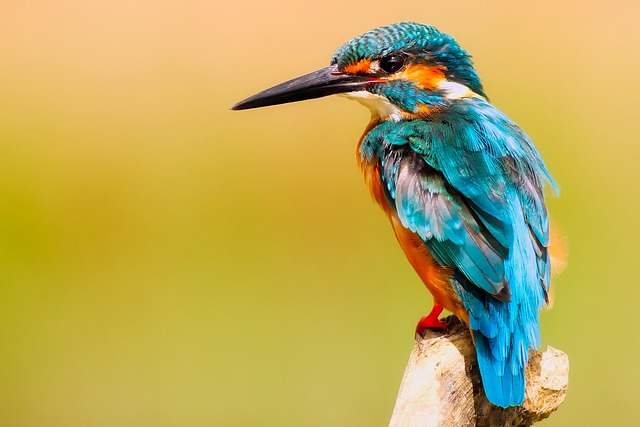
#> input picture data/bird.jpg, 640 x 427 px, found by its file name
$ python global_threshold.py
#> lines starting #> are read from the running program, lines starting #| are printed output that depends on the picture; after the words box and inside, x2 and y2 are one past the last pixel; in counts of white or black regions, pixels touching at a corner belong together
import os
import cv2

img=cv2.imread(os.path.join('.','data','bird.jpg'))
#> img is the input picture: shape (427, 640, 3); mean B, G, R 89.7, 171.4, 188.7
img_gray=cv2.cvtColor(img, cv2.COLOR_BGR2GRAY)
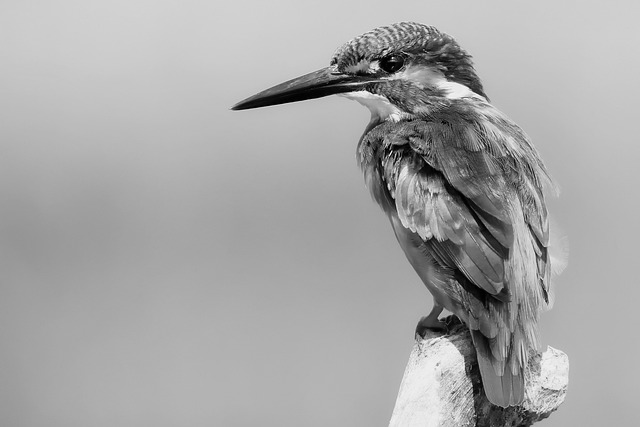
#> img_gray: shape (427, 640); min 0, max 251, mean 167.2


ret,thresh=cv2.threshold(img_gray,80,255, cv2.THRESH_BINARY)
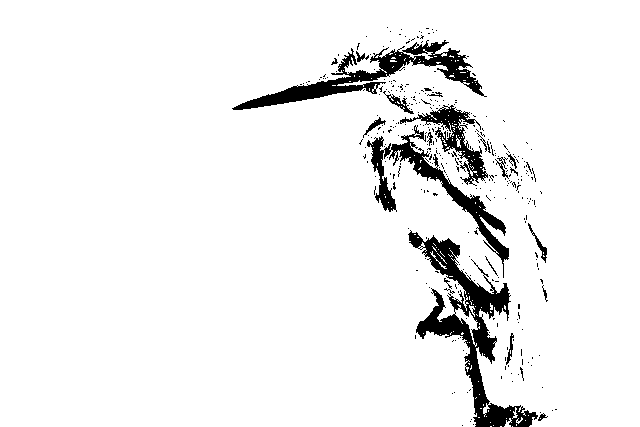
#> thresh: shape (427, 640); 93.9% white; 332 black regions (311 under 20 px), largest, box (x1, y1, x2, y2) and area: (408, 230, 538, 427) 5939, (232, 40, 487, 110) 4002, (367, 125, 509, 278) 3130
blurred_img=cv2.blur(thresh,(9,9))
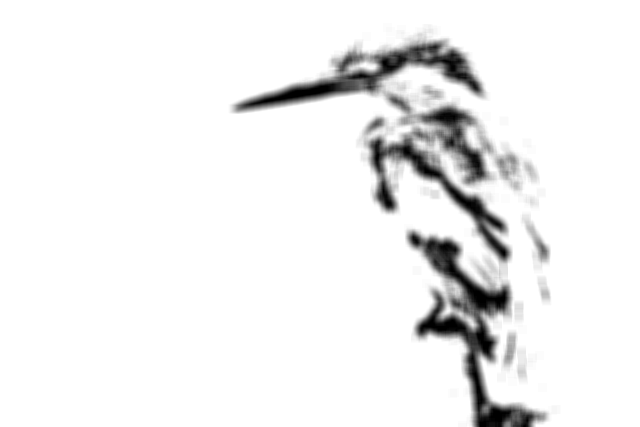
#> blurred_img: shape (427, 640); min 0, max 255, mean 239.6
ret,thresh_2=cv2.threshold(blurred_img,80,255, cv2.THRESH_BINARY)
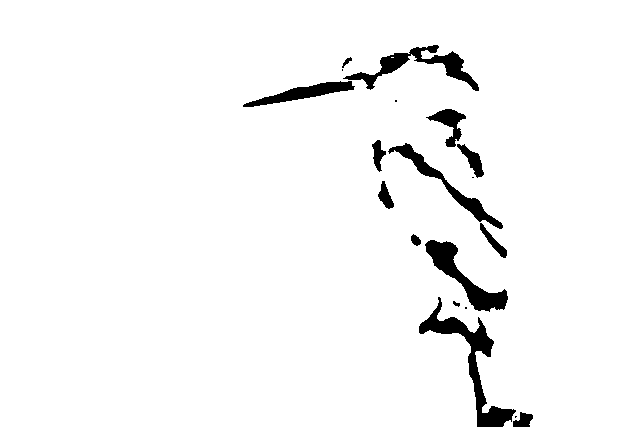
#> thresh_2: shape (427, 640); 96.4% white; 19 black regions (5 under 20 px), largest, box (x1, y1, x2, y2) and area: (419, 297, 516, 427) 2375, (425, 240, 508, 312) 1704, (343, 45, 479, 91) 1592


cv2.imshow('img_gray',img_gray)
cv2.imshow('img',img)
cv2.imshow('thresh',thresh)
cv2.imshow('thresh_2',thresh_2)
cv2.waitKey(0)

$ run again, with data/handwritting.jpg copied over data/bird.jpg
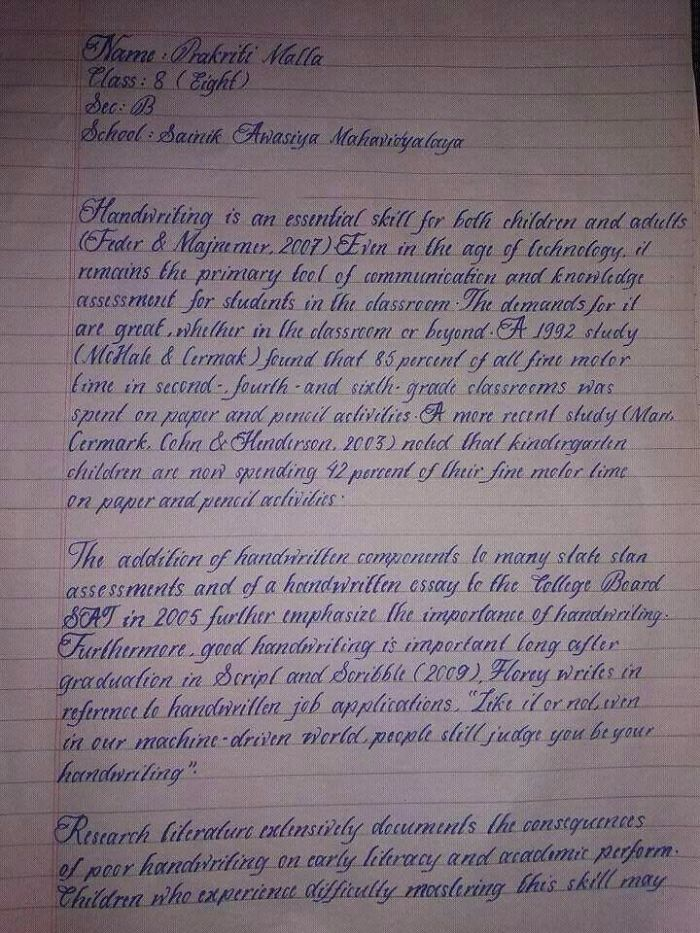
#> input picture data/handwritting.jpg, 700 x 933 px, found by its file name
#> img is the input picture: shape (933, 700, 3); mean B, G, R 122.7, 113.4, 126.4
#> `ret,thresh=cv2.threshold(img_gray,80,255, cv2.THRESH_BINARY)`:
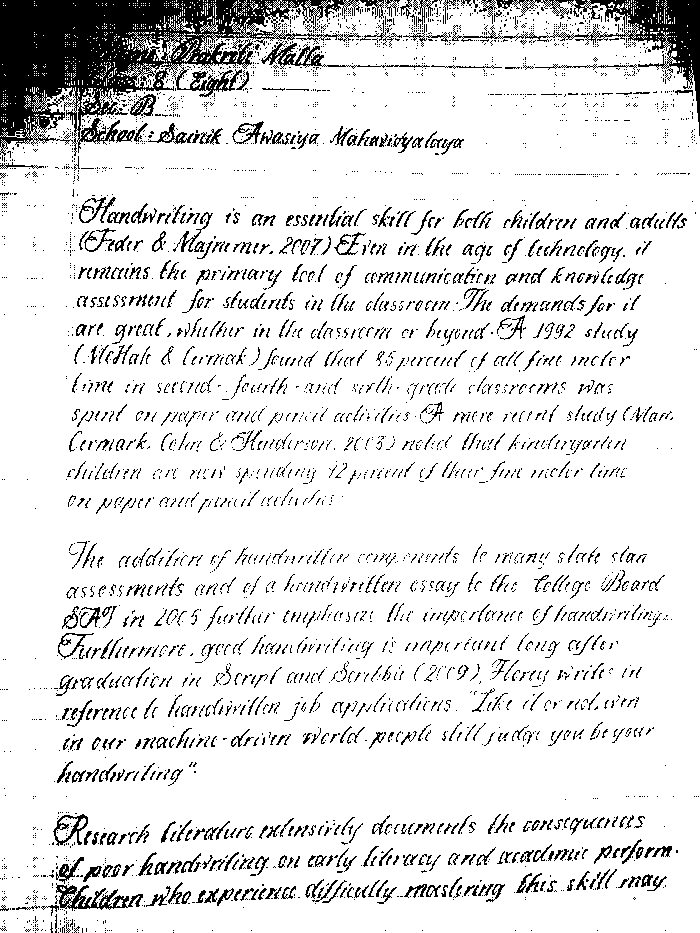
#> thresh: shape (933, 700); 88.3% white; 3844 black regions (3036 under 20 px), largest, box (x1, y1, x2, y2) and area: (0, 0, 361, 156) 23495, (452, 0, 700, 136) 5324, (56, 883, 143, 911) 906
#> `ret,thresh_2=cv2.threshold(blurred_img,80,255, cv2.THRESH_BINARY)`:
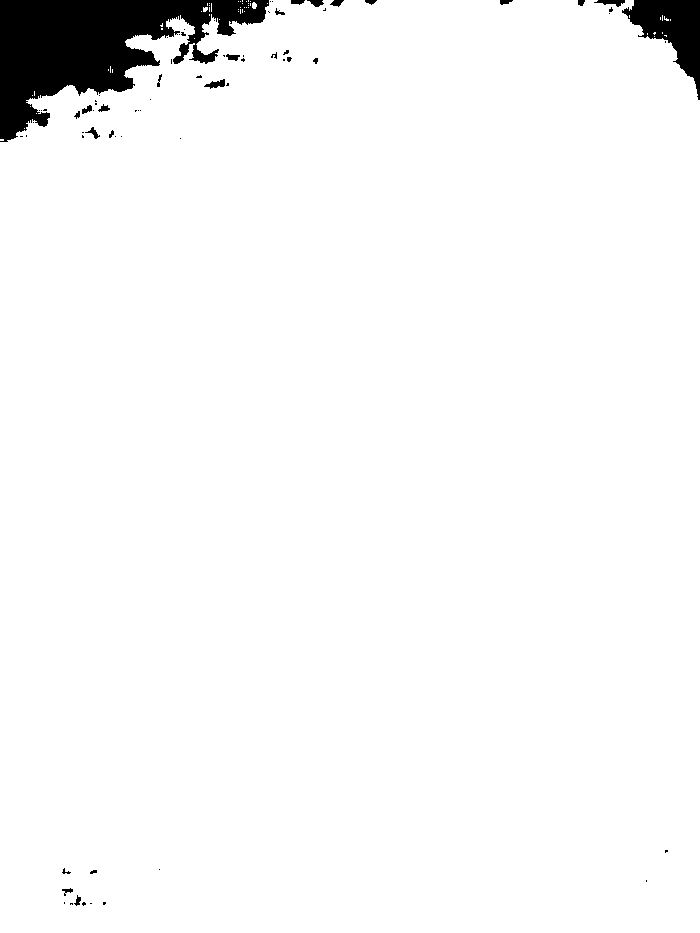
#> thresh_2: shape (933, 700); 96.5% white; 72 black regions (48 under 20 px), largest, box (x1, y1, x2, y2) and area: (0, 0, 269, 142) 18128, (622, 0, 700, 100) 3463, (594, 0, 625, 7) 119
